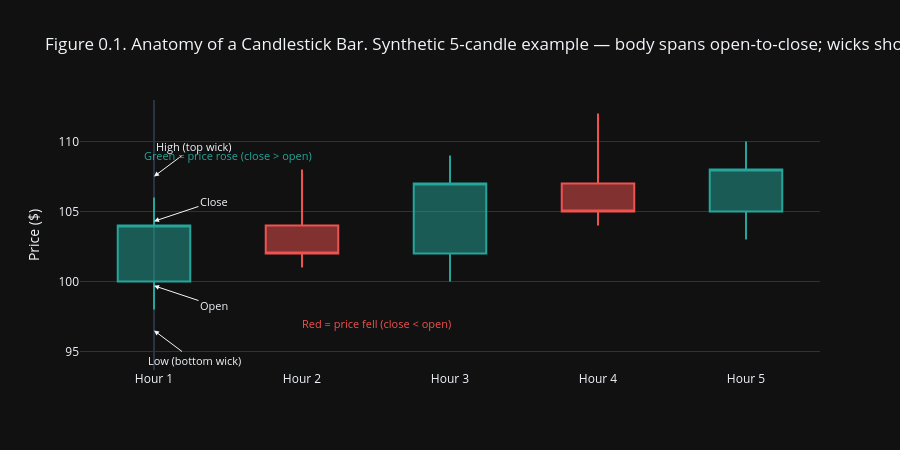

Source (notebook cell):
### Markdown cell above
### 0.1 What Is a Candlestick Chart?

A candlestick chart turns price data into a series of visual bars, one per time window. Here, each bar covers one hour of trading. Every bar has two parts: a **body** (the rectangle) and **wicks** (the thin lines above and below). The body spans the price at the start of the hour (open) to the price at the end (close). A green body means price rose during that hour; red means it fell. The top wick shows the highest price reached; the bottom wick shows the lowest. Reading left-to-right gives the price story: where it opened, how far it swung, where it settled. Figure 0.1 shows a synthetic five-candle example with all parts labelled.

### Code cell
import plotly.graph_objects as go
import numpy as np

# Synthetic 5-candle data — chosen for clean visual illustration
opens  = [100, 104, 102, 107, 105]
highs  = [106, 108, 109, 112, 110]
lows   = [ 98, 101, 100, 104, 103]
closes = [104, 102, 107, 105, 108]
x      = list(range(5))

fig = go.Figure()
fig.add_trace(go.Candlestick(
    x=x, open=opens, high=highs, low=lows, close=closes,
    increasing_line_color='#26a69a', decreasing_line_color='#ef5350',
    name='Candle'
))

# Annotate candle 0 parts
annotations = [
    dict(x=0, y=highs[0]+1.5,  text='High (top wick)', showarrow=True,
         arrowhead=2, ax=40, ay=-30, font=dict(size=11)),
    dict(x=0, y=lows[0]-1.5,   text='Low (bottom wick)', showarrow=True,
         arrowhead=2, ax=40, ay=30,  font=dict(size=11)),
    dict(x=0, y=closes[0]+0.3, text='Close', showarrow=True,
         arrowhead=2, ax=60, ay=-20, font=dict(size=11)),
    dict(x=0, y=opens[0]-0.3,  text='Open', showarrow=True,
         arrowhead=2, ax=60, ay=20,  font=dict(size=11)),
    dict(x=0.5, y=109, text='Green = price rose (close > open)',
         showarrow=False, font=dict(size=11, color='#26a69a')),
    dict(x=1.5, y=97,  text='Red = price fell (close < open)',
         showarrow=False, font=dict(size=11, color='#ef5350')),
]

fig.update_layout(
    title=(
        'Figure 0.1. Anatomy of a Candlestick Bar.\n'
        'Synthetic 5-candle example — body spans open-to-close; wicks show full hourly range.'
    ),
    xaxis=dict(tickmode='array', tickvals=x,
               ticktext=[f'Hour {i+1}' for i in x], showgrid=False),
    yaxis_title='Price ($)', annotations=annotations,
    height=450, template='plotly_dark', showlegend=False,
    xaxis_rangeslider_visible=False
)
fig.show()

### Figure 1 — Plotly figure (JSON) as saved in the notebook; plotly's stock layout.template omitted (floating-point values rounded to 4 significant figures)
{"data": [{"close": [104, 102, 107, 105, 108], "decreasing": {"line": {"color": "#ef5350"}}, "high": [106, 108, 109, 112, 110], "increasing": {"line": {"color": "#26a69a"}}, "low": [98, 101, 100, 104, 103], "name": "Candle", "open": [100, 104, 102, 107, 105], "type": "candlestick", "x": [0, 1, 2, 3, 4]}], "layout": {"annotations": [{"arrowhead": 2, "ax": 40, "ay": -30, "font": {"size": 11}, "showarrow": true, "text": "High (top wick)", "x": 0, "y": 107.5}, {"arrowhead": 2, "ax": 40, "ay": 30, "font": {"size": 11}, "showarrow": true, "text": "Low (bottom wick)", "x": 0, "y": 96.5}, {"arrowhead": 2, "ax": 60, "ay": -20, "font": {"size": 11}, "showarrow": true, "text": "Close", "x": 0, "y": 104.3}, {"arrowhead": 2, "ax": 60, "ay": 20, "font": {"size": 11}, "showarrow": true, "text": "Open", "x": 0, "y": 99.7}, {"font": {"color": "#26a69a", "size": 11}, "showarrow": false, "text": "Green = price rose (close > open)", "x": 0.5, "y": 109}, {"font": {"color": "#ef5350", "size": 11}, "showarrow": false, "text": "Red = price fell (close < open)", "x": 1.5, "y": 97}], "height": 450, "showlegend": false, "title": {"text": "Figure 0.1. Anatomy of a Candlestick Bar.\nSynthetic 5-candle example — body spans open-to-close; wicks show full hourly range."}, "xaxis": {"rangeslider": {"visible": false}, "showgrid": false, "tickmode": "array", "ticktext": ["Hour 1", "Hour 2", "Hour 3", "Hour 4", "Hour 5"], "tickvals": [0, 1, 2, 3, 4]}, "yaxis": {"title": {"text": "Price ($)"}}}}
